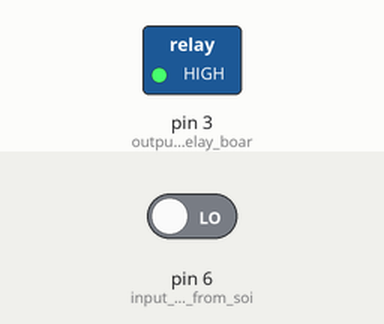
The sketch below on a simulated Arduino Uno, built with avr-gcc and run on an emulated ATmega328P. Shown: switched loads named in the sketch (green lamp = pin HIGH). Inputs (shaded band) come from the test bench; at power-on: pin 6 (input_pin_coming_from_soi) LOW.

Above: at 1.6 s.
1.7 s: pin 6 (input_pin_coming_from_soi) driven HIGH
At 2.7 s:
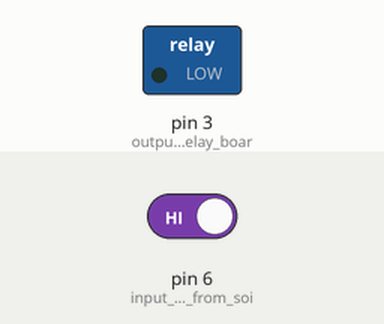
3.5 s: pin 6 (input_pin_coming_from_soi) driven LOW
At 4.0 s:
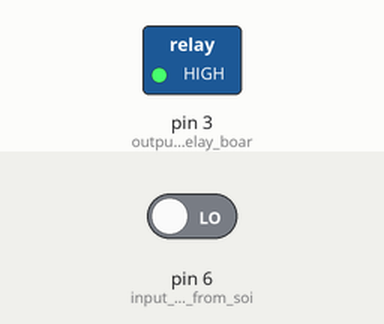
Timing chart, 0 to 6.5 s (numbered marks = the images above; inputs shaded):
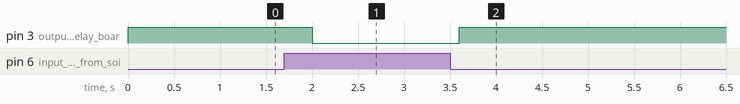

The sketch:

Automatic_Plant_Watering_System.ino
```cpp
//Automatic Plant Watering System
//Used materials are Arduino,Relay,WaterPump,Moisture Sensor
//Created By Riza Mohamed T

int water; //random variable
void setup() {
  pinMode(3,OUTPUT); //output pin for relay board, this will sent signal to the relay
  pinMode(6,INPUT); //input pin coming from soil sensor
}

void loop() {
  water = digitalRead(6);  // reading the coming signal from the soil sensor
  if(water == HIGH) // if water level is full then cut the relay
  {
  digitalWrite(3,LOW); // low is to cut the relay
  }
  else
  {
  digitalWrite(3,HIGH); //high to continue proving signal and water supply
  }
  delay(400);
}
```

Measured:
- after the input at 1.7 s, pin 3 (output_pin_for_relay_boar): HIGH → LOW after 0.30 s
- after the input at 3.5 s, pin 3 (output_pin_for_relay_boar): LOW → HIGH after 0.10 s
